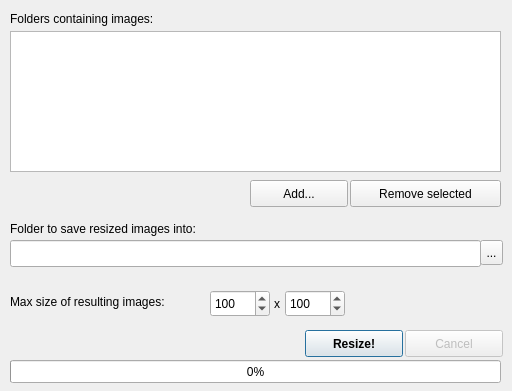
<?xml version="1.0" encoding="UTF-8"?>
<ui version="4.0">
 <class>Dialog</class>
 <widget class="QDialog" name="Dialog">
  <property name="geometry">
   <rect>
    <x>0</x>
    <y>0</y>
    <width>512</width>
    <height>391</height>
   </rect>
  </property>
  <property name="windowTitle">
   <string>Resize Images</string>
  </property>
  <property name="sizeGripEnabled">
   <bool>false</bool>
  </property>
  <property name="modal">
   <bool>false</bool>
  </property>
  <widget class="QListWidget" name="inputFolders">
   <property name="geometry">
    <rect>
     <x>10</x>
     <y>31</y>
     <width>491</width>
     <height>141</height>
    </rect>
   </property>
  </widget>
  <widget class="QProgressBar" name="progressBar">
   <property name="geometry">
    <rect>
     <x>10</x>
     <y>360</y>
     <width>491</width>
     <height>23</height>
    </rect>
   </property>
   <property name="value">
    <number>0</number>
   </property>
  </widget>
  <widget class="QLabel" name="label">
   <property name="geometry">
    <rect>
     <x>10</x>
     <y>10</y>
     <width>181</width>
     <height>17</height>
    </rect>
   </property>
   <property name="text">
    <string>Folders containing images:</string>
   </property>
  </widget>
  <widget class="QPushButton" name="resizeButton">
   <property name="geometry">
    <rect>
     <x>305</x>
     <y>330</y>
     <width>98</width>
     <height>27</height>
    </rect>
   </property>
   <property name="font">
    <font>
     <weight>75</weight>
     <bold>true</bold>
    </font>
   </property>
   <property name="focusPolicy">
    <enum>Qt::StrongFocus</enum>
   </property>
   <property name="text">
    <string>Resize!</string>
   </property>
   <property name="default">
    <bool>true</bool>
   </property>
  </widget>
  <widget class="QPushButton" name="removeInputFolderButton">
   <property name="geometry">
    <rect>
     <x>350</x>
     <y>180</y>
     <width>151</width>
     <height>27</height>
    </rect>
   </property>
   <property name="text">
    <string>Remove selected</string>
   </property>
  </widget>
  <widget class="QPushButton" name="addInputFolderButton">
   <property name="geometry">
    <rect>
     <x>250</x>
     <y>180</y>
     <width>98</width>
     <height>27</height>
    </rect>
   </property>
   <property name="text">
    <string>Add...</string>
   </property>
  </widget>
  <widget class="QLineEdit" name="outputFolder">
   <property name="geometry">
    <rect>
     <x>10</x>
     <y>240</y>
     <width>471</width>
     <height>27</height>
    </rect>
   </property>
  </widget>
  <widget class="QToolButton" name="chooseOutputFolderButton">
   <property name="geometry">
    <rect>
     <x>480</x>
     <y>240</y>
     <width>23</width>
     <height>25</height>
    </rect>
   </property>
   <property name="text">
    <string>...</string>
   </property>
  </widget>
  <widget class="QLabel" name="label_2">
   <property name="geometry">
    <rect>
     <x>10</x>
     <y>220</y>
     <width>231</width>
     <height>17</height>
    </rect>
   </property>
   <property name="text">
    <string>Folder to save resized images into:</string>
   </property>
  </widget>
  <widget class="QLabel" name="label_3">
   <property name="geometry">
    <rect>
     <x>10</x>
     <y>293</y>
     <width>201</width>
     <height>17</height>
    </rect>
   </property>
   <property name="text">
    <string>Max size of resulting images:</string>
   </property>
  </widget>
  <widget class="QSpinBox" name="maxWidth">
   <property name="geometry">
    <rect>
     <x>210</x>
     <y>290</y>
     <width>60</width>
     <height>27</height>
    </rect>
   </property>
   <property name="minimum">
    <number>50</number>
   </property>
   <property name="maximum">
    <number>500</number>
   </property>
   <property name="value">
    <number>100</number>
   </property>
  </widget>
  <widget class="QSpinBox" name="maxHeight">
   <property name="geometry">
    <rect>
     <x>285</x>
     <y>290</y>
     <width>60</width>
     <height>27</height>
    </rect>
   </property>
   <property name="minimum">
    <number>50</number>
   </property>
   <property name="maximum">
    <number>500</number>
   </property>
   <property name="value">
    <number>100</number>
   </property>
  </widget>
  <widget class="QLabel" name="label_4">
   <property name="geometry">
    <rect>
     <x>274</x>
     <y>295</y>
     <width>9</width>
     <height>17</height>
    </rect>
   </property>
   <property name="text">
    <string>x</string>
   </property>
  </widget>
  <widget class="QPushButton" name="cancelButton">
   <property name="enabled">
    <bool>false</bool>
   </property>
   <property name="geometry">
    <rect>
     <x>405</x>
     <y>330</y>
     <width>98</width>
     <height>27</height>
    </rect>
   </property>
   <property name="text">
    <string>Cancel</string>
   </property>
  </widget>
 </widget>
 <resources/>
 <connections/>
</ui>
